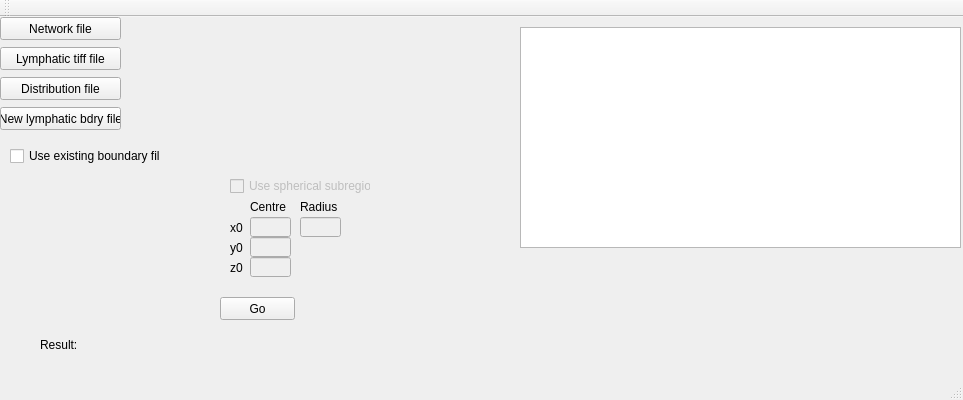
<?xml version="1.0" encoding="UTF-8"?>
<ui version="4.0">
 <class>MainWindow</class>
 <widget class="QMainWindow" name="MainWindow">
  <property name="geometry">
   <rect>
    <x>0</x>
    <y>0</y>
    <width>963</width>
    <height>400</height>
   </rect>
  </property>
  <property name="windowTitle">
   <string>Create distance distribution</string>
  </property>
  <widget class="QWidget" name="centralWidget">
   <widget class="QPushButton" name="pushButtonInFile">
    <property name="geometry">
     <rect>
      <x>0</x>
      <y>0</y>
      <width>121</width>
      <height>23</height>
     </rect>
    </property>
    <property name="text">
     <string>Network file</string>
    </property>
   </widget>
   <widget class="QLabel" name="labelInAmiraFile">
    <property name="geometry">
     <rect>
      <x>130</x>
      <y>0</y>
      <width>391</width>
      <height>21</height>
     </rect>
    </property>
    <property name="text">
     <string/>
    </property>
   </widget>
   <widget class="QPushButton" name="pushButtonZoom">
    <property name="geometry">
     <rect>
      <x>220</x>
      <y>280</y>
      <width>75</width>
      <height>23</height>
     </rect>
    </property>
    <property name="text">
     <string>Go</string>
    </property>
   </widget>
   <widget class="QLabel" name="label">
    <property name="geometry">
     <rect>
      <x>40</x>
      <y>320</y>
      <width>41</width>
      <height>16</height>
     </rect>
    </property>
    <property name="text">
     <string>Result:</string>
    </property>
   </widget>
   <widget class="QLabel" name="labelResult">
    <property name="geometry">
     <rect>
      <x>80</x>
      <y>320</y>
      <width>491</width>
      <height>16</height>
     </rect>
    </property>
    <property name="text">
     <string/>
    </property>
   </widget>
   <widget class="QLabel" name="labelX0">
    <property name="geometry">
     <rect>
      <x>230</x>
      <y>200</y>
      <width>21</width>
      <height>21</height>
     </rect>
    </property>
    <property name="text">
     <string>x0</string>
    </property>
   </widget>
   <widget class="QLineEdit" name="lineEditX0">
    <property name="enabled">
     <bool>false</bool>
    </property>
    <property name="geometry">
     <rect>
      <x>250</x>
      <y>200</y>
      <width>41</width>
      <height>20</height>
     </rect>
    </property>
   </widget>
   <widget class="QTextEdit" name="textEdit">
    <property name="geometry">
     <rect>
      <x>520</x>
      <y>10</y>
      <width>441</width>
      <height>221</height>
     </rect>
    </property>
   </widget>
   <widget class="QLabel" name="labelCentre">
    <property name="geometry">
     <rect>
      <x>250</x>
      <y>180</y>
      <width>41</width>
      <height>20</height>
     </rect>
    </property>
    <property name="text">
     <string>Centre</string>
    </property>
   </widget>
   <widget class="QLabel" name="labelY0">
    <property name="geometry">
     <rect>
      <x>230</x>
      <y>220</y>
      <width>21</width>
      <height>21</height>
     </rect>
    </property>
    <property name="text">
     <string>y0</string>
    </property>
   </widget>
   <widget class="QLineEdit" name="lineEditY0">
    <property name="enabled">
     <bool>false</bool>
    </property>
    <property name="geometry">
     <rect>
      <x>250</x>
      <y>220</y>
      <width>41</width>
      <height>20</height>
     </rect>
    </property>
   </widget>
   <widget class="QLabel" name="labelZ0">
    <property name="geometry">
     <rect>
      <x>230</x>
      <y>240</y>
      <width>21</width>
      <height>21</height>
     </rect>
    </property>
    <property name="text">
     <string>z0</string>
    </property>
   </widget>
   <widget class="QLineEdit" name="lineEditZ0">
    <property name="enabled">
     <bool>false</bool>
    </property>
    <property name="geometry">
     <rect>
      <x>250</x>
      <y>240</y>
      <width>41</width>
      <height>20</height>
     </rect>
    </property>
   </widget>
   <widget class="QCheckBox" name="checkBoxSphere">
    <property name="enabled">
     <bool>false</bool>
    </property>
    <property name="geometry">
     <rect>
      <x>230</x>
      <y>160</y>
      <width>141</width>
      <height>18</height>
     </rect>
    </property>
    <property name="text">
     <string>Use spherical subregion?</string>
    </property>
   </widget>
   <widget class="QPushButton" name="pushButtonOutFile">
    <property name="geometry">
     <rect>
      <x>0</x>
      <y>60</y>
      <width>121</width>
      <height>23</height>
     </rect>
    </property>
    <property name="text">
     <string>Distribution file</string>
    </property>
   </widget>
   <widget class="QLabel" name="labelRadius">
    <property name="geometry">
     <rect>
      <x>300</x>
      <y>180</y>
      <width>41</width>
      <height>20</height>
     </rect>
    </property>
    <property name="text">
     <string>Radius</string>
    </property>
   </widget>
   <widget class="QLineEdit" name="lineEditRadius">
    <property name="enabled">
     <bool>false</bool>
    </property>
    <property name="geometry">
     <rect>
      <x>300</x>
      <y>200</y>
      <width>41</width>
      <height>20</height>
     </rect>
    </property>
   </widget>
   <widget class="QLabel" name="labelOutFile">
    <property name="geometry">
     <rect>
      <x>130</x>
      <y>60</y>
      <width>391</width>
      <height>21</height>
     </rect>
    </property>
    <property name="text">
     <string/>
    </property>
   </widget>
   <widget class="QPushButton" name="pushButtonBdryFile">
    <property name="geometry">
     <rect>
      <x>0</x>
      <y>90</y>
      <width>121</width>
      <height>23</height>
     </rect>
    </property>
    <property name="text">
     <string>New lymphatic bdry file</string>
    </property>
   </widget>
   <widget class="QLabel" name="labelBdryFile">
    <property name="geometry">
     <rect>
      <x>130</x>
      <y>90</y>
      <width>391</width>
      <height>21</height>
     </rect>
    </property>
    <property name="text">
     <string/>
    </property>
   </widget>
   <widget class="QCheckBox" name="checkBoxBdryFile">
    <property name="geometry">
     <rect>
      <x>10</x>
      <y>130</y>
      <width>151</width>
      <height>18</height>
     </rect>
    </property>
    <property name="text">
     <string>Use existing boundary file?</string>
    </property>
   </widget>
   <widget class="QPushButton" name="pushButtonLymphaticFile">
    <property name="geometry">
     <rect>
      <x>0</x>
      <y>30</y>
      <width>121</width>
      <height>23</height>
     </rect>
    </property>
    <property name="text">
     <string>Lymphatic tiff file</string>
    </property>
   </widget>
   <widget class="QLabel" name="labelLymphaticFile">
    <property name="geometry">
     <rect>
      <x>130</x>
      <y>30</y>
      <width>391</width>
      <height>21</height>
     </rect>
    </property>
    <property name="text">
     <string/>
    </property>
   </widget>
  </widget>
  <widget class="QMenuBar" name="menuBar">
   <property name="geometry">
    <rect>
     <x>0</x>
     <y>0</y>
     <width>963</width>
     <height>21</height>
    </rect>
   </property>
  </widget>
  <widget class="QToolBar" name="mainToolBar">
   <attribute name="toolBarArea">
    <enum>TopToolBarArea</enum>
   </attribute>
   <attribute name="toolBarBreak">
    <bool>false</bool>
   </attribute>
  </widget>
  <widget class="QStatusBar" name="statusBar"/>
 </widget>
 <layoutdefault spacing="6" margin="11"/>
 <resources/>
 <connections>
  <connection>
   <sender>pushButtonOutFile</sender>
   <signal>clicked()</signal>
   <receiver>MainWindow</receiver>
   <slot>outFileSelecter()</slot>
   <hints>
    <hint type="sourcelabel">
     <x>76</x>
     <y>103</y>
    </hint>
    <hint type="destinationlabel">
     <x>172</x>
     <y>84</y>
    </hint>
   </hints>
  </connection>
  <connection>
   <sender>pushButtonZoom</sender>
   <signal>clicked()</signal>
   <receiver>MainWindow</receiver>
   <slot>L_distancer()</slot>
   <hints>
    <hint type="sourcelabel">
     <x>283</x>
     <y>323</y>
    </hint>
    <hint type="destinationlabel">
     <x>406</x>
     <y>331</y>
    </hint>
   </hints>
  </connection>
  <connection>
   <sender>pushButtonBdryFile</sender>
   <signal>clicked()</signal>
   <receiver>MainWindow</receiver>
   <slot>bdryFileSelecter()</slot>
   <hints>
    <hint type="sourcelabel">
     <x>106</x>
     <y>133</y>
    </hint>
    <hint type="destinationlabel">
     <x>216</x>
     <y>117</y>
    </hint>
   </hints>
  </connection>
  <connection>
   <sender>checkBoxBdryFile</sender>
   <signal>toggled(bool)</signal>
   <receiver>MainWindow</receiver>
   <slot>cboxBdryFileToggled()</slot>
   <hints>
    <hint type="sourcelabel">
     <x>146</x>
     <y>169</y>
    </hint>
    <hint type="destinationlabel">
     <x>221</x>
     <y>155</y>
    </hint>
   </hints>
  </connection>
  <connection>
   <sender>pushButtonLymphaticFile</sender>
   <signal>clicked()</signal>
   <receiver>MainWindow</receiver>
   <slot>lymphaticFileSelecter()</slot>
   <hints>
    <hint type="sourcelabel">
     <x>104</x>
     <y>67</y>
    </hint>
    <hint type="destinationlabel">
     <x>359</x>
     <y>89</y>
    </hint>
   </hints>
  </connection>
  <connection>
   <sender>pushButtonInFile</sender>
   <signal>clicked()</signal>
   <receiver>MainWindow</receiver>
   <slot>inAmiraFileSelecter()</slot>
   <hints>
    <hint type="sourcelabel">
     <x>74</x>
     <y>43</y>
    </hint>
    <hint type="destinationlabel">
     <x>95</x>
     <y>248</y>
    </hint>
   </hints>
  </connection>
 </connections>
 <slots>
  <slot>buttonClickHandler()</slot>
  <slot>outFileSelecter()</slot>
  <slot>radioButtonHandler()</slot>
  <slot>L_distancer()</slot>
  <slot>bdryFileSelecter()</slot>
  <slot>cboxBdryFileToggled()</slot>
  <slot>lymphaticFileSelecter()</slot>
  <slot>inAmiraFileSelecter()</slot>
 </slots>
</ui>
